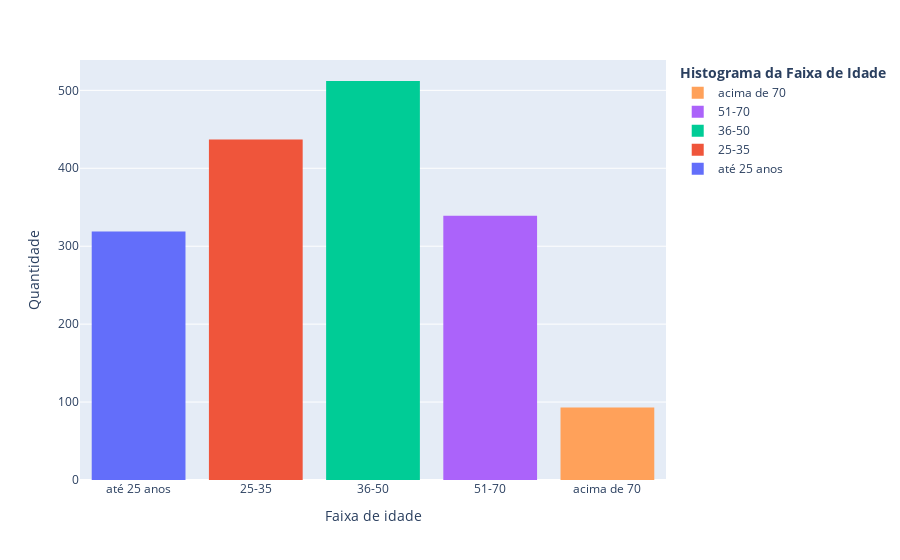

The cell this chart's notebook holds for it:
### Code cell
fig = px.histogram(data, x="Faixa de idade",color="Faixa de idade",
                   category_orders={"Faixa de idade":['até 25 anos','25-35','36-50','51-70','acima de 70']})
fig.update_layout(legend_traceorder="reversed",
    legend_title="<b>Histograma da Faixa de Idade</b>",title_x=0.5,
    yaxis_title_text='Quantidade', # yaxis label
   
)
fig.show()

### Figure 1 — Plotly figure (JSON) as saved in the notebook; plotly's stock layout.template omitted (floating-point values rounded to 4 significant figures; data arrays with more than 128 entries replaced by an {"elided": "..."} marker saying what was removed)
{"data": [{"alignmentgroup": "True", "bingroup": "x", "hovertemplate": "Faixa de idade=%{x}<br>count=%{y}<extra></extra>", "legendgroup": "até 25 anos", "marker": {"color": "#636efa", "pattern": {"shape": ""}}, "name": "até 25 anos", "offsetgroup": "até 25 anos", "orientation": "v", "showlegend": true, "type": "histogram", "x": {"elided": "319 str values"}, "xaxis": "x", "yaxis": "y"}, {"alignmentgroup": "True", "bingroup": "x", "hovertemplate": "Faixa de idade=%{x}<br>count=%{y}<extra></extra>", "legendgroup": "25-35", "marker": {"color": "#EF553B", "pattern": {"shape": ""}}, "name": "25-35", "offsetgroup": "25-35", "orientation": "v", "showlegend": true, "type": "histogram", "x": {"elided": "437 str values"}, "xaxis": "x", "yaxis": "y"}, {"alignmentgroup": "True", "bingroup": "x", "hovertemplate": "Faixa de idade=%{x}<br>count=%{y}<extra></extra>", "legendgroup": "36-50", "marker": {"color": "#00cc96", "pattern": {"shape": ""}}, "name": "36-50", "offsetgroup": "36-50", "orientation": "v", "showlegend": true, "type": "histogram", "x": {"elided": "512 str values"}, "xaxis": "x", "yaxis": "y"}, {"alignmentgroup": "True", "bingroup": "x", "hovertemplate": "Faixa de idade=%{x}<br>count=%{y}<extra></extra>", "legendgroup": "51-70", "marker": {"color": "#ab63fa", "pattern": {"shape": ""}}, "name": "51-70", "offsetgroup": "51-70", "orientation": "v", "showlegend": true, "type": "histogram", "x": {"elided": "339 str values"}, "xaxis": "x", "yaxis": "y"}, {"alignmentgroup": "True", "bingroup": "x", "hovertemplate": "Faixa de idade=%{x}<br>count=%{y}<extra></extra>", "legendgroup": "acima de 70", "marker": {"color": "#FFA15A", "pattern": {"shape": ""}}, "name": "acima de 70", "offsetgroup": "acima de 70", "orientation": "v", "showlegend": true, "type": "histogram", "x": ["acima de 70", "acima de 70", "acima de 70", "acima de 70", "acima de 70", "acima de 70", "acima de 70", "acima de 70", "acima de 70", "acima de 70", "acima de 70", "acima de 70", "acima de 70", "acima de 70", "acima de 70", "acima de 70", "acima de 70", "acima de 70", "acima de 70", "acima de 70", "acima de 70", "acima de 70", "acima de 70", "acima de 70", "acima de 70", "acima de 70", "acima de 70", "acima de 70", "acima de 70", "acima de 70", "acima de 70", "acima de 70", "acima de 70", "acima de 70", "acima de 70", "acima de 70", "acima de 70", "acima de 70", "acima de 70", "acima de 70", "acima de 70", "acima de 70", "acima de 70", "acima de 70", "acima de 70", "acima de 70", "acima de 70", "acima de 70", "acima de 70", "acima de 70", "acima de 70", "acima de 70", "acima de 70", "acima de 70", "acima de 70", "acima de 70", "acima de 70", "acima de 70", "acima de 70", "acima de 70", "acima de 70", "acima de 70", "acima de 70", "acima de 70", "acima de 70", "acima de 70", "acima de 70", "acima de 70", "acima de 70", "acima de 70", "acima de 70", "acima de 70", "acima de 70", "acima de 70", "acima de 70", "acima de 70", "acima de 70", "acima de 70", "acima de 70", "acima de 70", "acima de 70", "acima de 70", "acima de 70", "acima de 70", "acima de 70", "acima de 70", "acima de 70", "acima de 70", "acima de 70", "acima de 70", "acima de 70", "acima de 70", "acima de 70"], "xaxis": "x", "yaxis": "y"}], "layout": {"barmode": "relative", "legend": {"title": {"text": "<b>Histograma da Faixa de Idade</b>"}, "tracegroupgap": 0, "traceorder": "reversed"}, "margin": {"t": 60}, "title": {"x": 0.5}, "xaxis": {"anchor": "y", "categoryarray": ["até 25 anos", "25-35", "36-50", "51-70", "acima de 70"], "categoryorder": "array", "domain": [0, 1], "title": {"text": "Faixa de idade"}}, "yaxis": {"anchor": "x", "domain": [0, 1], "title": {"text": "Quantidade"}}}}
